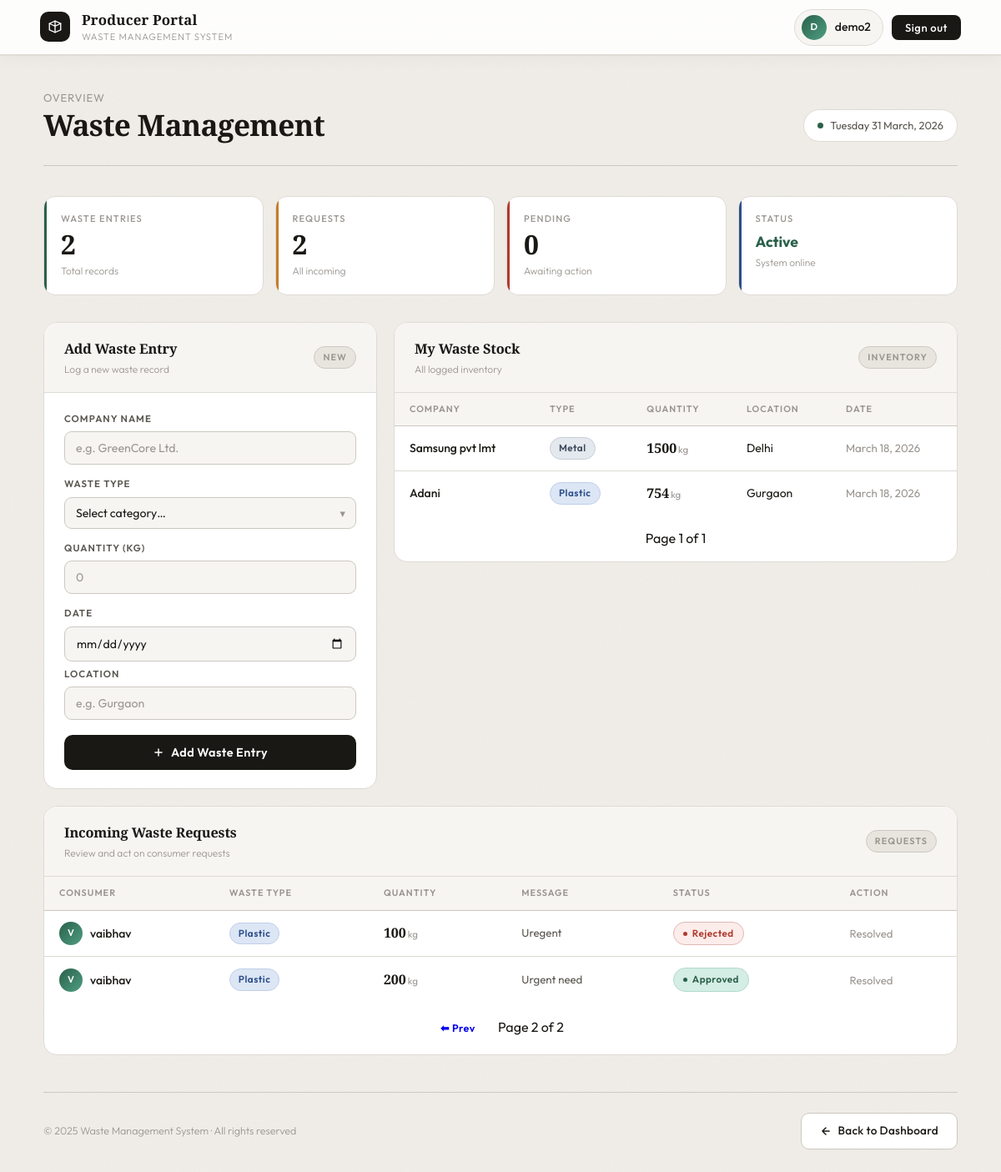
/producer/?r_page=2 (signed in), run on the app's committed database.
### users/models.py (models this page shows)
class User(AbstractUser):
    ROLE_CHOICES = (
        ('producer','Producer'),
        ('consumer','Consumer')
    )
    role = models.CharField(max_length=20, choices=ROLE_CHOICES)

### wasteapp/models.py (models this page shows, shortened)
class Waste(models.Model):
    producer = models.ForeignKey(settings.AUTH_USER_MODEL, on_delete=models.CASCADE)
    company      = models.CharField(max_length=200, default="Unknown Company")
    waste_type   = models.CharField(max_length=100)
    quantity     = models.IntegerField()
    date         = models.DateField(default=timezone.now)
    location     = models.CharField(max_length=100)
    status = models.CharField(
        max_length=20,
        choices=[
            ('produced',  'Produced'),
            ('listed',    'Listed'),
            ('consumed',  'Consumed'),
            ('recycled',  'Recycled'),
        ],
        default='produced'
    )
    description = models.TextField(blank=True)
    created_at  = models.DateTimeField(auto_now_add=True)

class WasteRequest(models.Model):
    consumer = models.ForeignKey(settings.AUTH_USER_MODEL, on_delete=models.CASCADE)
    waste    = models.ForeignKey(Waste, on_delete=models.CASCADE)
    quantity = models.IntegerField()
    message  = models.TextField()
    email = models.EmailField(null=True, blank=True)
    status = models.CharField(
        max_length=20,
        choices=[
            ('pending',  'Pending'),
            ('approved', 'Approved'),
            ('rejected', 'Rejected'),
        ],
        default='pending'
    )
    request_date = models.DateTimeField(auto_now_add=True)

### wasteapp/views.py (the view)
# urls.py: path('producer/',  views.producer_page,   name="producer_page"),
@login_required(login_url="login")
@producer_required
def producer_page(request):
    my_waste = Waste.objects.filter(producer=request.user).order_by("-id")
    requests_list = WasteRequest.objects.filter(
        waste__producer=request.user
    ).order_by("-request_date")
    waste_paginator = Paginator(my_waste, 6)
    request_paginator = Paginator(requests_list, 6)
    waste_page = request.GET.get("w_page")
    request_page = request.GET.get("r_page")
    waste_list = waste_paginator.get_page(waste_page)
    requests = request_paginator.get_page(request_page)
    pending_count = requests_list.filter(status="pending").count()
    context = {
        "waste_list": waste_list,
        "requests": requests,
        "pending_count": pending_count,
    }
    return render(request, "producer.html", context)

### wasteapp/models.py (called while the page is built)
    def __str__(self):
        return f"{self.user.username} ({self.role})"

### wasteapp/templates/producer.html (shortened to what this page needs)
<!DOCTYPE html>
<html lang="en">
<head>
</head>
<body>
<nav class="navbar">
  <div class="nav-brand">
    <div class="brand-mark">
      <svg viewBox="0 0 24 24">
        <path d="M3 7l9-4 9 4v10l-9 4-9-4V7z"/>
        <path d="M12 3v18M3 7l9 4 9-4"/>
      </svg>
    </div>
    <div>
      <div class="brand-name">Producer Portal</div>
      <div class="brand-sub">Waste Management System</div>
    </div>
  </div>
  <div class="nav-right">
    <a href="{% url 'profile' %}" class="nav-pill">
      <div class="avatar">{{ request.user.username|slice:":1"|upper }}</div>
      <span>{{ request.user.username }}</span>
    </a>
    <form method="POST" action="{% url 'logout' %}" style="display:inline;">
      <button class="btn-logout" type="submit">Sign out</button>
    </form>
  </div>
</nav>
<div class="main">
  <div class="page-header">
    <div class="page-title">
      <span>Overview</span>
      Waste Management
    </div>
    <div class="date-chip">
      <div class="dot-live"></div>
      <span id="liveDate">Loading…</span>
    </div>
  </div>
  <div class="kpi-strip">
    <div class="kpi green">
      <div class="kpi-accent"></div>
      <div class="kpi-label">Waste Entries</div>
      <div class="kpi-value">{{ waste_list|length }}</div>
      <div class="kpi-sub">Total records</div>
    </div>
    <div class="kpi amber">
      <div class="kpi-accent"></div>
      <div class="kpi-label">Requests</div>
      <div class="kpi-value">{{ requests|length }}</div>
      <div class="kpi-sub">All incoming</div>
    </div>
    <div class="kpi red">
      <div class="kpi-accent"></div>
      <div class="kpi-label">Pending</div>
      <div class="kpi-value">
       {{ pending_count }}
      </div>
      <div class="kpi-sub">Awaiting action</div>
    </div>
    <div class="kpi blue">
      <div class="kpi-accent"></div>
      <div class="kpi-label">Status</div>
      <div class="kpi-value" style="font-size:1.1rem; font-family:'Outfit',sans-serif; color:var(--accent); margin-top:4px;">Active</div>
      <div class="kpi-sub">System online</div>
    </div>
  </div>
  <div class="section-row">
    <div class="card">
      <div class="card-head">
        <div class="card-head-left">
          <div class="card-title">Add Waste Entry</div>
          <div class="card-desc">Log a new waste record</div>
        </div>
        <div class="card-tag">New</div>
      </div>
      <div class="card-body">
        <form method="POST" action="{% url 'add_waste' %}">
          <div class="field">
            <label>Company Name</label>
            <input type="text" name="company" placeholder="e.g. GreenCore Ltd." required>
          </div>
          <div class="field">
            <label>Waste Type</label>
            <div class="select-wrap">
              <select name="waste_type" required>
                <option value="">Select category…</option>
              </select>
            </div>
          </div>
          <div class="field">
            <label>Quantity (kg)</label>
            <input type="number" name="quantity" placeholder="0" min="0" required>
          </div>
          <div class="field">
            <label>Date</label>
           <input type="date" name="date">
           <div class="field">
  <label>Location</label>
  <input type="text" name="location" placeholder="e.g. Gurgaon" required>
</div>
          </div>
          <button type="submit" class="btn-add">
            <svg width="14" height="14" viewBox="0 0 24 24" fill="none" stroke="currentColor" stroke-width="2.5" stroke-linecap="round"><path d="M12 5v14M5 12h14"/></svg>
            Add Waste Entry
          </button>
        </form>
      </div>
    </div>
    <div class="card">
      <div class="card-head">
        <div class="card-head-left">
          <div class="card-title">My Waste Stock</div>
          <div class="card-desc">All logged inventory</div>
        </div>
        <div class="card-tag">Inventory</div>
      </div>
      <div class="table-scroll">
        <table>
          <thead>
            <tr>
              <th>Company</th>
              <th>Type</th>
              <th>Quantity</th>
              <th>Location</th>
              <th>Date</th>
            </tr>
          </thead>
          <tbody>
            {% for w in waste_list %}
            <tr>
              <td style="font-weight:500;">{{ w.company }}</td>
              <td><span class="badge badge-{{ w.waste_type }}">{{ w.waste_type|capfirst }}</span></td>
              <td><span class="qty-val">{{ w.quantity }}</span><span class="qty-unit">kg</span></td>
              <td>{{ w.location }}</td>
              <td style="color:var(--ink3); font-size:0.83rem;">{{ w.date }}</td>
            </tr>
            {% endfor %}
          </tbody>
        </table>
      </div>
      <div style="padding:15px; text-align:center;">
  <span style="margin:0 10px;">
    Page {{ waste_list.number }} of {{ waste_list.paginator.num_pages }}
  </span>
</div>
    </div>
  </div>
  <div class="card card-full" style="animation-delay:0.35s;">
    <div class="card-head">
      <div class="card-head-left">
        <div class="card-title">Incoming Waste Requests</div>
        <div class="card-desc">Review and act on consumer requests</div>
      </div>
      <div class="card-tag">Requests</div>
    </div>
    <div class="table-scroll">
      <table>
        <thead>
          <tr>
            <th>Consumer</th>
            <th>Waste Type</th>
            <th>Quantity</th>
            <th>Message</th>
            <th>Status</th>
            <th>Action</th>
          </tr>
        </thead>
        <tbody>
          {% for r in requests %}
          <tr>
            <td>
              <div style="display:flex;align-items:center;gap:9px;">
                <div style="width:28px;height:28px;border-radius:50%;background:linear-gradient(135deg,#2a6049,#4f9e84);display:flex;align-items:center;justify-content:center;color:white;font-size:0.7rem;font-weight:600;flex-shrink:0;">
                  {{ r.consumer.username|slice:":1"|upper }}
                </div>
                <span style="font-weight:500;">{{ r.consumer.username }}</span>
              </div>
            </td>
            <td><span class="badge badge-{{ r.waste.waste_type }}">{{ r.waste.waste_type|capfirst }}</span></td>
            <td><span class="qty-val">{{ r.quantity }}</span><span class="qty-unit">kg</span></td>
            <td style="color:var(--ink2); font-size:0.83rem; max-width:200px;">{{ r.message }}</td>
            <td>
              {% if r.status == "pending" %}
                <span class="chip chip-pending">Pending</span>
              {% elif r.status == "approved" %}
                <span class="chip chip-approved">Approved</span>
              {% else %}
                <span class="chip chip-rejected">Rejected</span>
              {% endif %}
            </td>
            <td>
              {% if r.status == "pending" %}
              <div class="actions">
                <a class="btn-sm btn-approve" href="{% url 'approve_request' r.id %}">✓ Approve</a>
                <a class="btn-sm btn-rej" href="{% url 'reject_request' r.id %}">✕ Reject</a>
              </div>
              {% else %}
              <span style="color:var(--ink3);font-size:0.82rem;">Resolved</span>
              {% endif %}
            </td>
          </tr>
          {% endfor %}
        </tbody>
      </table>
    </div>
    <div style="padding:15px; text-align:center;">
  {% if requests.has_previous %}
    <a href="?r_page={{ requests.previous_page_number }}" class="btn-sm">⬅ Prev</a>
  {% endif %}
  <span style="margin:0 10px;">
    Page {{ requests.number }} of {{ requests.paginator.num_pages }}
  </span>
</div>
  </div>
  <div class="footer">
    <div class="footer-copy">© 2025 Waste Management System · All rights reserved</div>
    <a href="{% url 'dashboard' %}" class="btn-back">
      <svg width="14" height="14" viewBox="0 0 24 24" fill="none" stroke="currentColor" stroke-width="2.5" stroke-linecap="round" stroke-linejoin="round"><path d="M19 12H5M12 19l-7-7 7-7"/></svg>
      Back to Dashboard
    </a>
  </div>
</div>
</body>
</html>

### data on the page
User: user.username "D", user.username "demo2"
Waste: company "Samsung pvt lmt", waste_type "Metal", quantity "1500", location "Delhi", date "March 18, 2026"
Waste: company "Adani", waste_type "Plastic", quantity "754", location "Gurgaon", date "March 18, 2026"
WasteRequest: consumer.username "V", consumer.username "vaibhav", waste.waste_type "Plastic", quantity "100", message "Uregent", status "Rejected"
WasteRequest: consumer.username "V", consumer.username "vaibhav", waste.waste_type "Plastic", quantity "200", message "Urgent need", status "Approved"

### other printed values
{{ waste_list|length }} "2"
{{ requests|length }} "2"
{{ pending_count }} "0"
{{ waste_list.number }} "1"
{{ waste_list.paginator.num_pages }} "1"
{{ requests.number }} "2"
{{ requests.paginator.num_pages }} "2"
